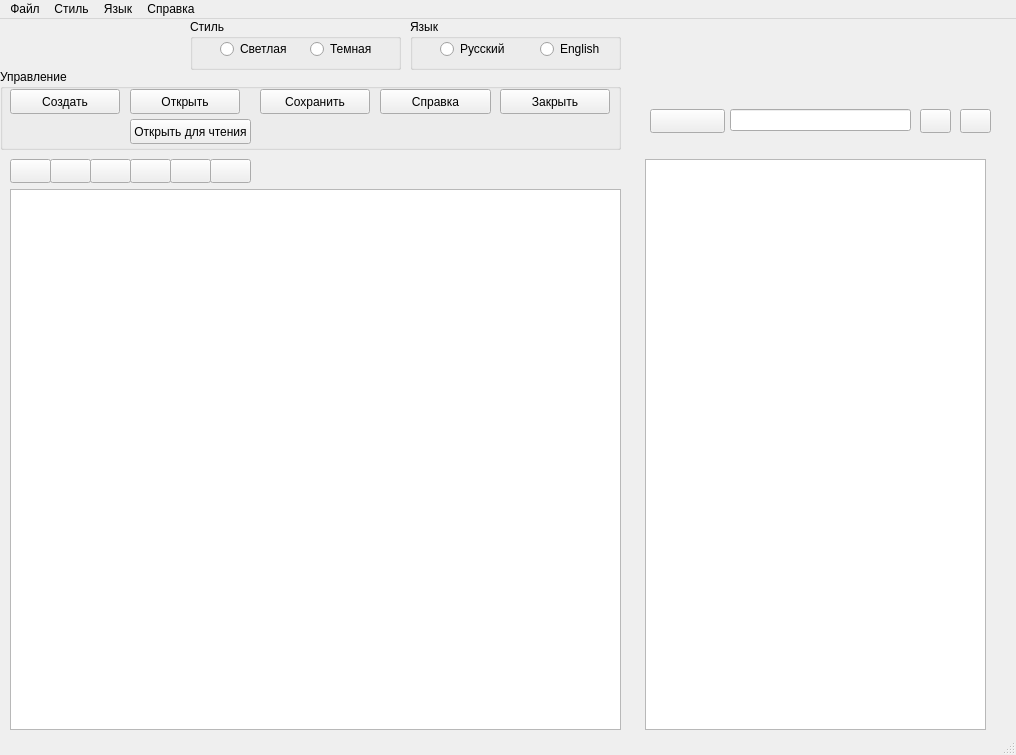
<?xml version="1.0" encoding="UTF-8"?>
<ui version="4.0">
 <class>MainWindow</class>
 <widget class="QMainWindow" name="MainWindow">
  <property name="geometry">
   <rect>
    <x>0</x>
    <y>0</y>
    <width>1016</width>
    <height>755</height>
   </rect>
  </property>
  <property name="windowTitle">
   <string>RK txt </string>
  </property>
  <widget class="QWidget" name="centralwidget">
   <widget class="QTextEdit" name="textEdit">
    <property name="geometry">
     <rect>
      <x>10</x>
      <y>170</y>
      <width>611</width>
      <height>541</height>
     </rect>
    </property>
   </widget>
   <widget class="QPushButton" name="open_pushButton">
    <property name="geometry">
     <rect>
      <x>130</x>
      <y>70</y>
      <width>110</width>
      <height>25</height>
     </rect>
    </property>
    <property name="text">
     <string>Открыть</string>
    </property>
   </widget>
   <widget class="QPushButton" name="save_pushButton">
    <property name="geometry">
     <rect>
      <x>260</x>
      <y>70</y>
      <width>110</width>
      <height>25</height>
     </rect>
    </property>
    <property name="text">
     <string>Сохранить</string>
    </property>
   </widget>
   <widget class="QPushButton" name="new_pushButton">
    <property name="geometry">
     <rect>
      <x>10</x>
      <y>70</y>
      <width>110</width>
      <height>25</height>
     </rect>
    </property>
    <property name="text">
     <string>Создать</string>
    </property>
   </widget>
   <widget class="QPushButton" name="close_pushButton">
    <property name="geometry">
     <rect>
      <x>500</x>
      <y>70</y>
      <width>110</width>
      <height>25</height>
     </rect>
    </property>
    <property name="text">
     <string>Закрыть</string>
    </property>
   </widget>
   <widget class="QPushButton" name="help_pushButton">
    <property name="geometry">
     <rect>
      <x>380</x>
      <y>70</y>
      <width>111</width>
      <height>25</height>
     </rect>
    </property>
    <property name="text">
     <string>Справка</string>
    </property>
   </widget>
   <widget class="QRadioButton" name="radioBtnRU">
    <property name="geometry">
     <rect>
      <x>440</x>
      <y>20</y>
      <width>89</width>
      <height>20</height>
     </rect>
    </property>
    <property name="text">
     <string>Русский</string>
    </property>
   </widget>
   <widget class="QRadioButton" name="radioBtnENG">
    <property name="geometry">
     <rect>
      <x>540</x>
      <y>20</y>
      <width>89</width>
      <height>20</height>
     </rect>
    </property>
    <property name="text">
     <string>English</string>
    </property>
   </widget>
   <widget class="QPushButton" name="openRead_pushButton">
    <property name="geometry">
     <rect>
      <x>130</x>
      <y>100</y>
      <width>121</width>
      <height>25</height>
     </rect>
    </property>
    <property name="text">
     <string>Открыть для чтения</string>
    </property>
   </widget>
   <widget class="QGroupBox" name="groupBox">
    <property name="geometry">
     <rect>
      <x>0</x>
      <y>50</y>
      <width>621</width>
      <height>81</height>
     </rect>
    </property>
    <property name="title">
     <string>Управление</string>
    </property>
   </widget>
   <widget class="QGroupBox" name="groupBoxLang">
    <property name="geometry">
     <rect>
      <x>410</x>
      <y>0</y>
      <width>211</width>
      <height>51</height>
     </rect>
    </property>
    <property name="title">
     <string>Язык</string>
    </property>
   </widget>
   <widget class="QRadioButton" name="radioButtonLight">
    <property name="geometry">
     <rect>
      <x>220</x>
      <y>20</y>
      <width>89</width>
      <height>20</height>
     </rect>
    </property>
    <property name="text">
     <string>Светлая</string>
    </property>
   </widget>
   <widget class="QRadioButton" name="radioButtonDark">
    <property name="geometry">
     <rect>
      <x>310</x>
      <y>20</y>
      <width>89</width>
      <height>20</height>
     </rect>
    </property>
    <property name="text">
     <string>Темная</string>
    </property>
   </widget>
   <widget class="QGroupBox" name="groupBoxStyle">
    <property name="geometry">
     <rect>
      <x>190</x>
      <y>0</y>
      <width>211</width>
      <height>51</height>
     </rect>
    </property>
    <property name="title">
     <string>Стиль</string>
    </property>
   </widget>
   <widget class="QLineEdit" name="lineEdit">
    <property name="geometry">
     <rect>
      <x>730</x>
      <y>90</y>
      <width>181</width>
      <height>22</height>
     </rect>
    </property>
   </widget>
   <widget class="QPushButton" name="pushButton_2">
    <property name="geometry">
     <rect>
      <x>650</x>
      <y>90</y>
      <width>75</width>
      <height>24</height>
     </rect>
    </property>
    <property name="text">
     <string/>
    </property>
    <property name="icon">
     <iconset resource="img.qrc">
      <normaloff>:/img/folderup.png</normaloff>:/img/folderup.png</iconset>
    </property>
   </widget>
   <widget class="QListView" name="listView">
    <property name="geometry">
     <rect>
      <x>645</x>
      <y>140</y>
      <width>341</width>
      <height>571</height>
     </rect>
    </property>
   </widget>
   <widget class="QPushButton" name="pushButton_4">
    <property name="geometry">
     <rect>
      <x>960</x>
      <y>90</y>
      <width>31</width>
      <height>24</height>
     </rect>
    </property>
    <property name="text">
     <string/>
    </property>
    <property name="icon">
     <iconset resource="img.qrc">
      <normaloff>:/img/iconlist.png</normaloff>:/img/iconlist.png</iconset>
    </property>
   </widget>
   <widget class="QPushButton" name="pushButton_3">
    <property name="geometry">
     <rect>
      <x>920</x>
      <y>90</y>
      <width>31</width>
      <height>24</height>
     </rect>
    </property>
    <property name="text">
     <string/>
    </property>
    <property name="icon">
     <iconset resource="img.qrc">
      <normaloff>:/img/list.png</normaloff>:/img/list.png</iconset>
    </property>
   </widget>
   <widget class="QPushButton" name="pushButtonFont">
    <property name="geometry">
     <rect>
      <x>10</x>
      <y>140</y>
      <width>41</width>
      <height>24</height>
     </rect>
    </property>
    <property name="text">
     <string/>
    </property>
    <property name="icon">
     <iconset resource="img.qrc">
      <normaloff>:/img/text-font.png</normaloff>:/img/text-font.png</iconset>
    </property>
   </widget>
   <widget class="QPushButton" name="pushButtonAlignLeft">
    <property name="geometry">
     <rect>
      <x>50</x>
      <y>140</y>
      <width>41</width>
      <height>24</height>
     </rect>
    </property>
    <property name="text">
     <string/>
    </property>
    <property name="icon">
     <iconset resource="img.qrc">
      <normaloff>:/img/left-align.png</normaloff>:/img/left-align.png</iconset>
    </property>
   </widget>
   <widget class="QPushButton" name="pushButtonAlignMid">
    <property name="geometry">
     <rect>
      <x>90</x>
      <y>140</y>
      <width>41</width>
      <height>24</height>
     </rect>
    </property>
    <property name="text">
     <string/>
    </property>
    <property name="icon">
     <iconset resource="img.qrc">
      <normaloff>:/img/center-align.png</normaloff>:/img/center-align.png</iconset>
    </property>
   </widget>
   <widget class="QPushButton" name="pushButtonAlignRight">
    <property name="geometry">
     <rect>
      <x>130</x>
      <y>140</y>
      <width>41</width>
      <height>24</height>
     </rect>
    </property>
    <property name="text">
     <string/>
    </property>
    <property name="icon">
     <iconset resource="img.qrc">
      <normaloff>:/img/right-align.png</normaloff>:/img/right-align.png</iconset>
    </property>
   </widget>
   <widget class="QPushButton" name="pushButtonCopyStyle">
    <property name="geometry">
     <rect>
      <x>170</x>
      <y>140</y>
      <width>41</width>
      <height>24</height>
     </rect>
    </property>
    <property name="toolTipDuration">
     <number>-6</number>
    </property>
    <property name="text">
     <string/>
    </property>
    <property name="icon">
     <iconset resource="img.qrc">
      <normaloff>:/img/copyStyle.png</normaloff>:/img/copyStyle.png</iconset>
    </property>
   </widget>
   <widget class="QPushButton" name="pushButtonPasteStyle">
    <property name="geometry">
     <rect>
      <x>210</x>
      <y>140</y>
      <width>41</width>
      <height>24</height>
     </rect>
    </property>
    <property name="toolTipDuration">
     <number>-6</number>
    </property>
    <property name="text">
     <string/>
    </property>
    <property name="icon">
     <iconset resource="img.qrc">
      <normaloff>:/img/pasteStyle.png</normaloff>:/img/pasteStyle.png</iconset>
    </property>
   </widget>
   <zorder>groupBoxStyle</zorder>
   <zorder>groupBoxLang</zorder>
   <zorder>groupBox</zorder>
   <zorder>textEdit</zorder>
   <zorder>open_pushButton</zorder>
   <zorder>save_pushButton</zorder>
   <zorder>new_pushButton</zorder>
   <zorder>close_pushButton</zorder>
   <zorder>help_pushButton</zorder>
   <zorder>radioBtnRU</zorder>
   <zorder>radioBtnENG</zorder>
   <zorder>openRead_pushButton</zorder>
   <zorder>radioButtonLight</zorder>
   <zorder>radioButtonDark</zorder>
   <zorder>lineEdit</zorder>
   <zorder>pushButton_2</zorder>
   <zorder>listView</zorder>
   <zorder>pushButton_4</zorder>
   <zorder>pushButton_3</zorder>
   <zorder>pushButtonFont</zorder>
   <zorder>pushButtonAlignLeft</zorder>
   <zorder>pushButtonAlignMid</zorder>
   <zorder>pushButtonAlignRight</zorder>
   <zorder>pushButtonCopyStyle</zorder>
   <zorder>pushButtonPasteStyle</zorder>
  </widget>
  <widget class="QMenuBar" name="menubar">
   <property name="geometry">
    <rect>
     <x>0</x>
     <y>0</y>
     <width>1016</width>
     <height>22</height>
    </rect>
   </property>
   <widget class="QMenu" name="menuMain">
    <property name="title">
     <string>Файл</string>
    </property>
    <widget class="QMenu" name="menuOpen">
     <property name="title">
      <string>Открыть</string>
     </property>
     <addaction name="actionReadOnly"/>
     <addaction name="actionOpen"/>
    </widget>
    <addaction name="actionNew"/>
    <addaction name="menuOpen"/>
    <addaction name="actionSave"/>
    <addaction name="separator"/>
    <addaction name="actionPrint"/>
    <addaction name="separator"/>
    <addaction name="actionClose"/>
   </widget>
   <widget class="QMenu" name="menuStyle">
    <property name="title">
     <string>Стиль</string>
    </property>
    <addaction name="actionLight"/>
    <addaction name="actionDark"/>
   </widget>
   <widget class="QMenu" name="menuLang">
    <property name="title">
     <string>Язык</string>
    </property>
    <addaction name="actionRu"/>
    <addaction name="actionEng"/>
   </widget>
   <widget class="QMenu" name="menuHelp">
    <property name="title">
     <string>Справка</string>
    </property>
    <addaction name="actionHelp"/>
   </widget>
   <addaction name="menuMain"/>
   <addaction name="menuStyle"/>
   <addaction name="menuLang"/>
   <addaction name="menuHelp"/>
  </widget>
  <widget class="QStatusBar" name="statusbar"/>
  <action name="actionNew">
   <property name="text">
    <string>Создать</string>
   </property>
  </action>
  <action name="actionOpen">
   <property name="text">
    <string>Открыть</string>
   </property>
  </action>
  <action name="actionReadOnly">
   <property name="text">
    <string>Только для чтения</string>
   </property>
  </action>
  <action name="actionSave">
   <property name="text">
    <string>Сохранить</string>
   </property>
  </action>
  <action name="actionPrint">
   <property name="text">
    <string>Печать</string>
   </property>
  </action>
  <action name="actionClose">
   <property name="text">
    <string>Выход</string>
   </property>
  </action>
  <action name="actionLight">
   <property name="text">
    <string>Светлая</string>
   </property>
  </action>
  <action name="actionDark">
   <property name="text">
    <string>Темная</string>
   </property>
  </action>
  <action name="actionRu">
   <property name="text">
    <string>Русский</string>
   </property>
  </action>
  <action name="actionHelp">
   <property name="text">
    <string>Справка</string>
   </property>
  </action>
  <action name="actionEng">
   <property name="text">
    <string>Английский</string>
   </property>
  </action>
 </widget>
 <resources>
  <include location="img.qrc"/>
 </resources>
 <connections/>
</ui>
